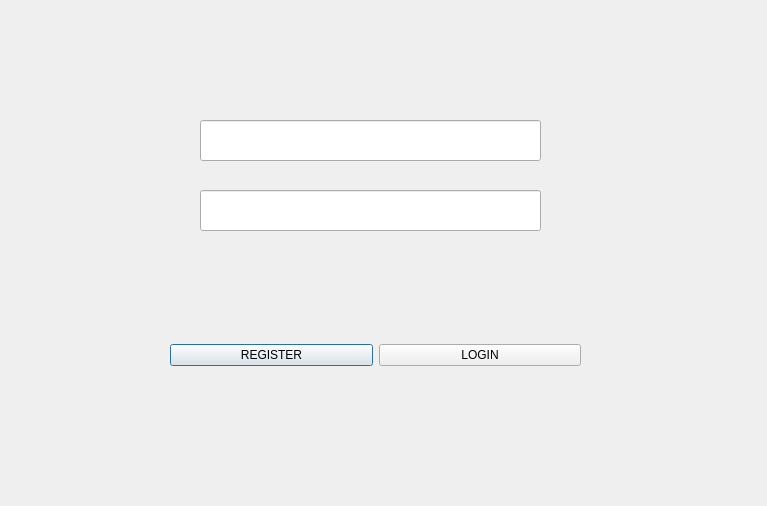
<?xml version="1.0" encoding="UTF-8"?>
<ui version="4.0">
 <class>LoginDialog</class>
 <widget class="QDialog" name="LoginDialog">
  <property name="geometry">
   <rect>
    <x>0</x>
    <y>0</y>
    <width>767</width>
    <height>506</height>
   </rect>
  </property>
  <property name="windowTitle">
   <string>LoginDialog</string>
  </property>
  <widget class="QWidget" name="layoutWidget">
   <property name="geometry">
    <rect>
     <x>170</x>
     <y>330</y>
     <width>411</width>
     <height>51</height>
    </rect>
   </property>
   <layout class="QHBoxLayout">
    <property name="spacing">
     <number>6</number>
    </property>
    <property name="margin" stdset="0">
     <number>0</number>
    </property>
    <item>
     <widget class="QPushButton" name="loginButton">
      <property name="text">
       <string>REGISTER</string>
      </property>
     </widget>
    </item>
    <item>
     <widget class="QPushButton" name="registerButton">
      <property name="text">
       <string>LOGIN</string>
      </property>
     </widget>
    </item>
   </layout>
  </widget>
  <widget class="QLineEdit" name="lineEditUsername">
   <property name="geometry">
    <rect>
     <x>200</x>
     <y>120</y>
     <width>341</width>
     <height>41</height>
    </rect>
   </property>
  </widget>
  <widget class="QLineEdit" name="lineEditPassword">
   <property name="geometry">
    <rect>
     <x>200</x>
     <y>190</y>
     <width>341</width>
     <height>41</height>
    </rect>
   </property>
  </widget>
 </widget>
 <resources/>
 <connections>
  <connection>
   <sender>loginButton</sender>
   <signal>clicked()</signal>
   <receiver>LoginDialog</receiver>
   <slot>accept()</slot>
   <hints>
    <hint type="sourcelabel">
     <x>278</x>
     <y>253</y>
    </hint>
    <hint type="destinationlabel">
     <x>96</x>
     <y>254</y>
    </hint>
   </hints>
  </connection>
  <connection>
   <sender>registerButton</sender>
   <signal>clicked()</signal>
   <receiver>LoginDialog</receiver>
   <slot>reject()</slot>
   <hints>
    <hint type="sourcelabel">
     <x>369</x>
     <y>253</y>
    </hint>
    <hint type="destinationlabel">
     <x>179</x>
     <y>282</y>
    </hint>
   </hints>
  </connection>
 </connections>
</ui>
